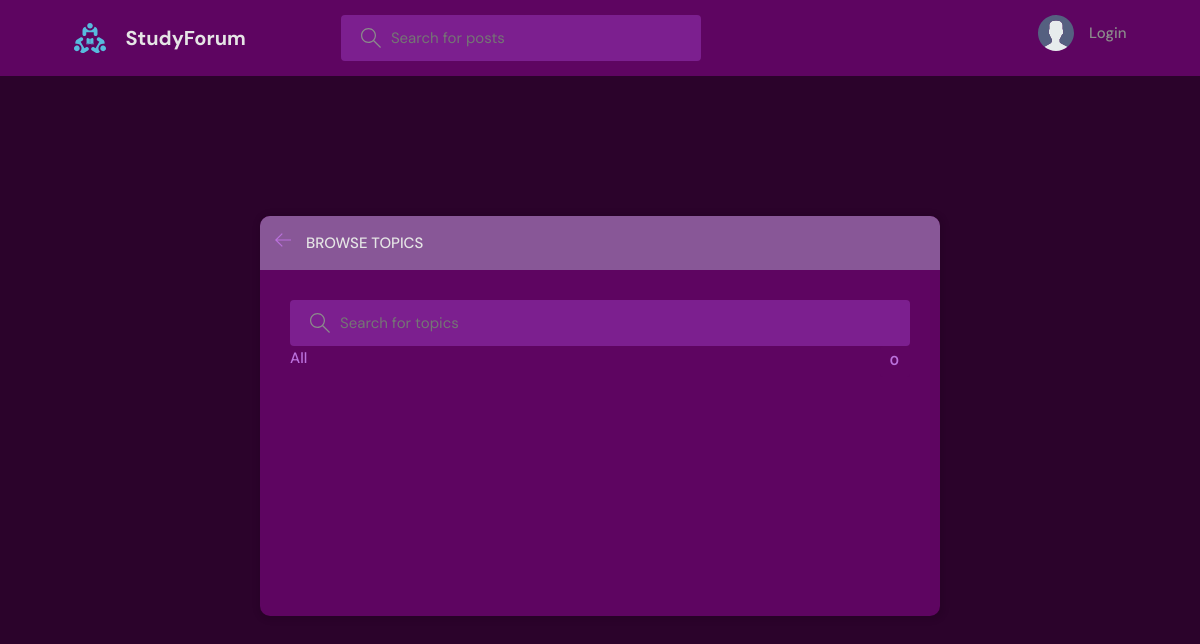
The page /topics/ on the database as committed earlier.
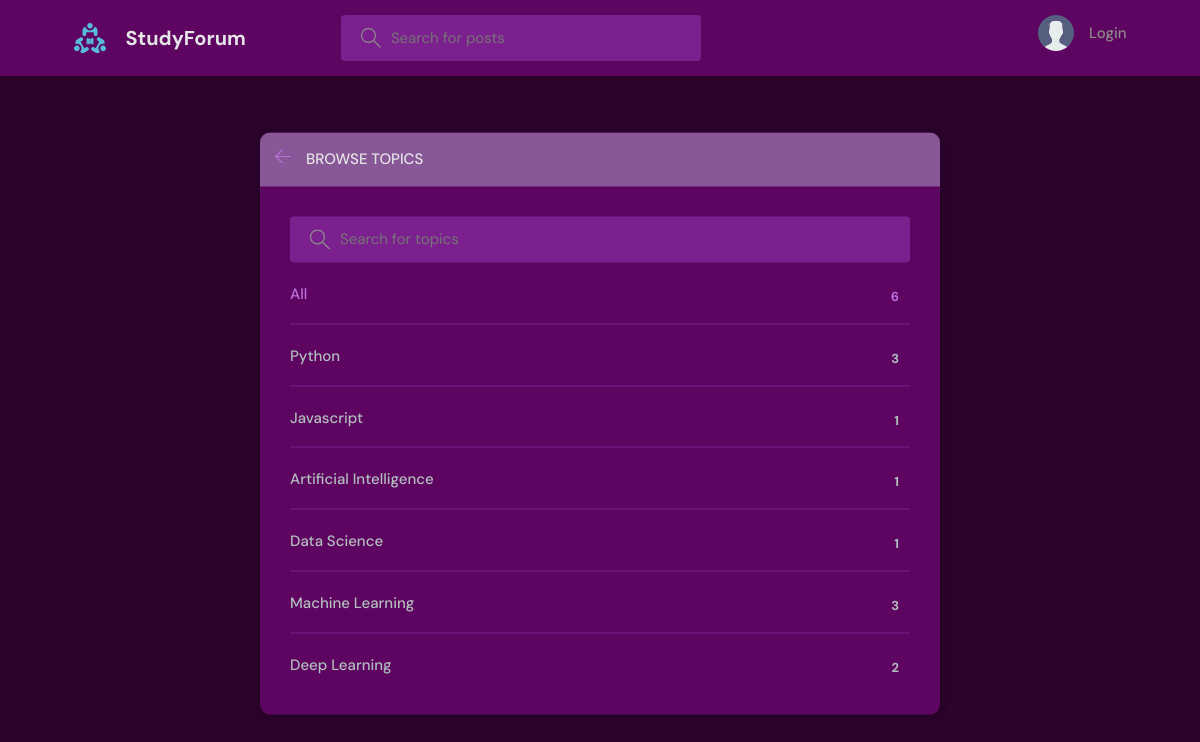
The same page on the database as committed later.
### base/models.py (models this page shows, shortened)
class Topic(models.Model):
    name = models.CharField(max_length=200)

### base/views.py (the view)
# urls.py: path('topics/', views.topicsPage, name="topics"),
def topicsPage(request):
    q = request.GET.get('q') if request.GET.get('q') != None else ''
    topics = Topic.objects.filter(name__icontains=q)
    return render(request, 'base/topics.html', {'topics': topics})

### base/templates/base/topics.html (shortened to what this page needs)
{% extends 'base/main.html' %}
{% block content %}
<main class="create-room layout">
  <div class="container">
    <div class="layout__box">
      <div class="layout__boxHeader">
        <div class="layout__boxTitle">
          <a href="{% url 'home' %}">
            <svg version="1.1" xmlns="http://www.w3.org/2000/svg" width="32" height="32" viewBox="0 0 32 32">
              <title>arrow-left</title>
              <path
                d="M13.723 2.286l-13.723 13.714 13.719 13.714 1.616-1.611-10.96-10.96h27.625v-2.286h-27.625l10.965-10.965-1.616-1.607z">
              </path>
            </svg>
          </a>
          <h3>Browse Topics</h3>
        </div>
      </div>
      <div class="topics-page layout__body">
        <form action="" method="GET" class="header__search">
          <label>
            <input name="q" placeholder="Search for topics" />
          </label>
        </form>
        <ul class="topics__list">
          <li>
            <a href="{% url 'topics' %}" class="active">All <span>{{topics.count}}</span></a>
          </li>
          {% for topic in topics %}
          <li>
            <a href="{% url 'home' %}?q={{topic.name}}">{{ topic.name }} <span>{{topic.room_set.all.count}}</span></a>
          </li>
          {% endfor %}
        </ul>
      </div>
    </div>
  </div>
</main>
{% endblock content %}

### base/templates/base/main.html (shortened to what this page needs)
<!DOCTYPE html>
{% load static %}
<html lang="en">
<head>
    <link rel="stylesheet" href="{% static 'styles/style.css' %}" />
</head>
<body>
    {% include 'base/navbar.html' %}
    {% block content %}
    {% endblock %}
</body>
</html>

### base/templates/base/navbar.html (shortened to what this page needs)
{% load static %}
<header class="header header--loggedIn">
    <div class="container">
        <a href="{% url 'home' %}" class="header__logo">
            <img src="{% static 'images/logo.svg' %}" />
            <h1>StudyForum</h1>
        </a>
        <form class="header__search" method="GET" action="{% url 'home' %}">
            <label>
                <input name="q" placeholder="Search for posts" />
            </label>
        </form>
        <nav class="header__menu">
            {% if request.user.is_authenticated %}
            <div class="header__user">
                <a href="{% url 'user-profile' request.user.id %}">
                    <div class="avatar avatar--medium active">
                        <img src="{{request.user.avatar.url}}" />
                    </div>
                    <p>{{request.user.username}} <span>@{{request.user.username}}</span></p>
                </a>
                <button class="dropdown-button">
                    <svg version="1.1" xmlns="http://www.w3.org/2000/svg" width="32" height="32" viewBox="0 0 32 32">
                        <title>chevron-down</title>
                        <path d="M16 21l-13-13h-3l16 16 16-16h-3l-13 13z"></path>
                    </svg>
                </button>
            </div>
            {% else %}
            <div>
                <a href="{% url 'login' %}">
                    <img src="{% static 'images/avatar.svg' %}" />
                    Login
                </a>
            </div>
            {% endif %}
        </nav>
    </div>
</header>

### static/styles/style.css (style rules this page uses)
:root { --color-main: #bb71dd; --color-main-light: #e1f6fb; --color-dark: #5e0561; --color-dark-medium: #7c1f8f; --color-dark-light: #885797; --color-light: #e5e5e5; --color-gray: #8b8b8b; --color-light-gray: #b2bdbd; --color-bg: #2b032b; --color-success: #5dd693; --color-error: #fc4b0b; }
* { font-family: "DM Sans", -apple-system, BlinkMacSystemFont, "Segoe UI", Roboto, Oxygen, Ubuntu, Cantarell, "Open Sans", "Helvetica Neue", sans-serif; margin: 0; padding: 0; box-sizing: border-box; text-rendering: optimizeLegibility; font-size: inherit; }
html { font-size: 56.25%; }
@media only screen and (min-width: 1200px) { html { font-size: 62.5%; } }
body { line-height: 1.6; font-weight: 400; font-size: 1.5rem; color: var(--color-light-gray); background-color: var(--color-bg); min-height: 100vh; }
img { width: 100%; }
a { display: inline-block; color: var(--color-main); text-decoration: none; }
.container { max-width: 120rem; width: 90%; margin: auto; }
.header { padding: 1.5rem; background-color: var(--color-dark); }
.header > .container { display: flex; gap: 9.5rem; }
.header__logo, .header__user { display: flex; gap: 2rem; align-items: center; }
.header__logo > img { height: 3.2rem; width: 3.2rem; }
.header__logo > h1 { font-weight: 700; font-size: 2rem; color: var(--color-light); }
.header__search > label { background-color: var(--color-dark-medium); padding: 1.3rem 1rem; display: flex; align-items: center; gap: 1rem; border-radius: 4px; }
.header__search svg { fill: var(--color-gray); width: 2rem; height: 2rem; margin-left: 1rem; }
.header__search input { width: 30rem; background: transparent; border: none; outline: none; color: var(--color-light); }
.header__menu { margin-left: auto; position: relative; }
.header__menu a { display: flex; gap: 1.5rem; align-items: center; font-weight: 500; text-decoration: none; color: var(--color-gray); }
.header__menu img { height: 3.6rem; }
.layout { margin-top: 2.4rem; }
.layout > .container { display: flex; justify-content: space-between; align-items: flex-start; }
.layout__box { width: 90%; max-width: 48rem; min-height: 40rem; position: absolute; top: 50%; left: 50%; transform: translate(-50%, -46%); background-color: var(--color-dark); border-radius: 1rem; box-shadow: 1px 1px 6px 3px rgba(0, 0, 0, 0.1); overflow: hidden; }
.layout__boxHeader { display: flex; padding: 1.5rem; background-color: var(--color-dark-light); }
.layout__boxTitle { display: flex; gap: 1.5rem; align-items: center; }
.layout__boxTitle h3 { text-transform: uppercase; font-weight: 500; color: var(--color-light); }
.layout__boxTitle svg { width: 1.6rem; height: 1.6rem; fill: var(--color-main); }
.layout__body { margin: 3rem; }
.topics__list { list-style: none; }
.topics__list li a { display: flex; justify-content: space-between; margin-bottom: 3rem; font-weight: 500; color: var(--color-light-gray); transition: all 0.3s ease-in-out; }
.topics__list li a.active, .topics__list li a:hover { color: var(--color-main); }
.topics__list li a span { padding: 0.5rem 1rem; background-color: var(--color-dark); border-radius: 3px; font-size: 1.3rem; font-weight: 700; letter-spacing: 1px; }
.topics-page .topics__list li:not(:last-child) a { margin: 2rem 0; padding-bottom: 1rem; text-decoration: none; border-bottom: 1px solid var(--color-dark-medium); }
.topics-page .header__search { display: block; }
.create-room.layout .layout__box { max-width: 68rem; }

Rows that differ between the two databases and show on the page:
added Topic: name "Python", room_set.all.count "3"
added Topic: name "Javascript", room_set.all.count "1"
added Topic: name "Artificial Intelligence", room_set.all.count "1"
added Topic: name "Data Science", room_set.all.count "1"
added Topic: name "Machine Learning", room_set.all.count "3"
added Topic: name "Deep Learning", room_set.all.count "2"
Other text that changed with them:
{{ topics.count }}: "0" → "6"
